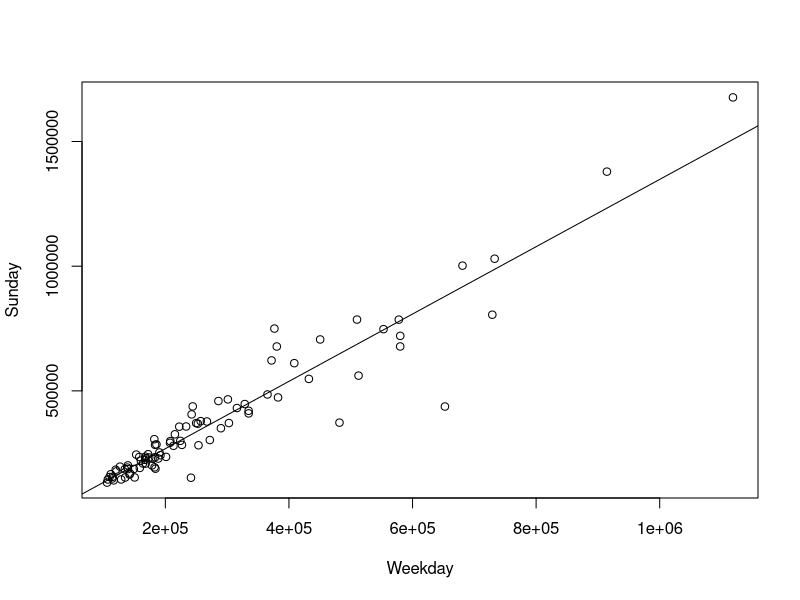

Recreate this plot in R. (Note: this script raises an error after producing the figure.)
# Data for weekday and Sunday circulation of 89 US newspapers are
# given in circulation.txt. We are interested in predicting the Sunday 
# circulation of a newspaper that has a weekday circulation of 210,000.

circ <- read.table('HW2 9.23.24/circulation.txt', header=TRUE, sep='\t')
plot(Sunday ~ Weekday, data=circ)
model_fit <- lm(Sunday ~ Weekday, data=circ)
summary(model_fit)
abline(model_fit)

# find leverage values greater than 4/n
n <- nrow(circ)
lev_vals <- hatvalues(model_fit)
lev_threshold <- 4 / n
high_lev_points <- which(leverage_vals > threshold)


# find  standardized residuals with absolute value greater than 2
residuals <- rstandard(model_fit)
outliers <- which(abs(residuals) > 2)

#find high leverage points that are not outliers
high_lev_not_outliers <- setdiff(high_lev_points, high_residuals)

# find cook's distance greater than 4/(n-2)
cooks_distances <- cooks.distance(model_fit)
cooks_threshold <- 4 / (n - 2)
high_cooks <- which(cooks_distances > cooks_threshold)

cat("High Leverage Points: ", high_lev_points, "\n")
cat("Outliers: ", outliers, "\n")
cat("High Leverage Points that are not Outliers: ", high_lev_not_outliers, "\n")
cat("High Cooks Distances: ", high_cooks, "\n")

par(mfrow = c(2, 2))
plot(model_fit)
